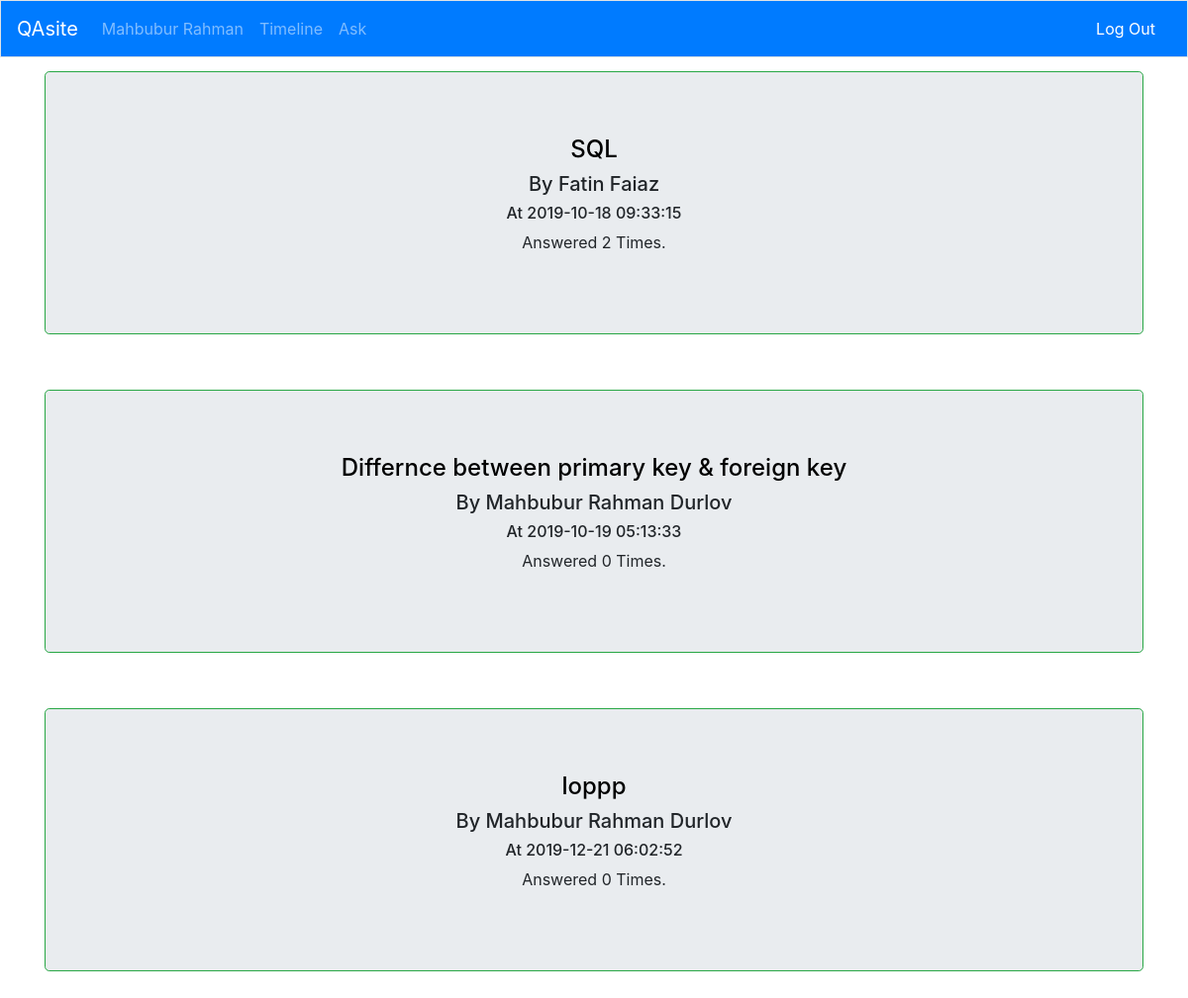
/home.php (signed in), run on the app's committed database.
### tables this page shows
CREATE TABLE `questions` (
  `q_id` int(11) NOT NULL,
  `q_title` varchar(500) DEFAULT NULL,
  `q_description` text DEFAULT NULL,
  `image` varchar(255) DEFAULT NULL,
  `email` varchar(255) DEFAULT NULL,
  `time` timestamp NOT NULL DEFAULT current_timestamp()
);

CREATE TABLE `user_info` (
  `first_name` varchar(255) DEFAULT NULL,
  `last_name` varchar(255) DEFAULT NULL,
  `email` varchar(255) NOT NULL,
  `password` varchar(255) DEFAULT NULL,
  `phone_no` varchar(255) DEFAULT NULL,
  `DOB` date DEFAULT NULL
);

### homeDB.php (called while the page is built)
<?php
  include 'inc/connect.php';
  $query = "select q_id, q_title, time, first_name, last_name from questions, user_info
            where user_info.email=questions.email";
  $run = mysqli_query($con, $query);
 ?>

### home.php (the view, shortened to what this page needs)
<?php session_start(); if (!empty($_SESSION['email'])) { ?>
<html lang="en">
  <head>
    <link rel="stylesheet" href="inc/bootstrap.min.css">
  </head>
  <body>
    <?php include 'navbar.php'; ?><br><br>
    <?php include 'homeDB.php' ?>
    <div class="container">
      <?php while ($row = mysqli_fetch_assoc($run)) {
         $qid = $row['q_id'];
         $query = 'SELECT COUNT(*) AS TotalAnswers FROM answers WHERE answers.q_id = '.$qid;
         $result = mysqli_query($con, $query);
         $NumberOfAnswers = mysqli_fetch_array($result);
         ?>
        <div class="row justify-content-center align-items-center">
          <div class="col-12"><br>
            <div class="jumbotron border border-success">
              <a href="des_ques.php?id=<?php echo $qid; ?>" class="link d-flex justify-content-center h4"> <?php echo $row['q_title']; ?><br></a>
              <p class="h5 d-flex justify-content-center">By <?php echo $row['first_name'] . " " . $row['last_name']; ?> </p>
              <p class="h6 d-flex justify-content-center">At <?php echo $row['time']; ?> </p>
              <p class="d-flex justify-content-center">Answered <?php echo $NumberOfAnswers['TotalAnswers'];?> Times.</p>
            </div>
          </div>
        </div>
      <?php } ?>
    </div>
  </body>
</html>
<?php } else {
  echo "<script>window.open('home1.php', '_self')</script>";
}
?>

### navbar.php (shortened to what this page needs)
<nav class="navbar fixed-top navbar-expand-lg navbar-dark bg-primary border">
  <?php if (empty($_SESSION['email'])) { ?>
    <a class="navbar-brand" href="welcome.php">QAsite</a>
  <?php } else { ?>
    <a class="navbar-brand" href="home.php">QAsite</a>
    <div class="collapse navbar-collapse" id="navbarSupportedContent">
      <ul class="navbar-nav mr-auto">
        <li class="nav-item">
          <a class="nav-link" href="profile.php"><?php echo $_SESSION['fn']; ?></a>
        </li>
        <li class="nav-item">
          <a class="nav-link" href="timeline.php">Timeline</a>
        </li>
        <li class="nav-item">
          <a class="nav-link" href="question.php">Ask</a>
        </li>
      </ul>
      <nav class="navbar navbar-inverse">
    <div class="collapse navbar-collapse" id="navbarSupportedContent">
    <ul class="nav navbar-nav navbar-right">
    <li class="active" ><a style="color: white" href="logoutDB.php"> Log Out</a></li>
    </ul>
      </nav>
    </div>
  <?php } ?>
</nav>

### home.php (style rules this page uses)
.link { color: black; }

### data on the page
questions: q_title "SQL", email.first_name "Fatin", email.last_name "Faiaz", time "2019-10-18 09:33:15", TotalAnswers "2"
questions: q_title "Differnce between primary key & foreign key", email.first_name "Mahbubur Rahman", email.last_name "Durlov", time "2019-10-19 05:13:33", TotalAnswers "0"
questions: q_title "loppp", email.first_name "Mahbubur Rahman", email.last_name "Durlov", time "2019-12-21 06:02:52", TotalAnswers "0"

### other printed values
$_SESSION['fn'] "Mahbubur Rahman"
